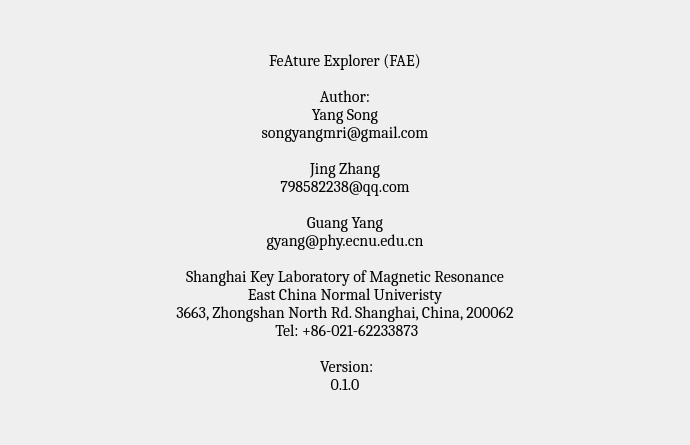
<?xml version="1.0" encoding="UTF-8"?>
<ui version="4.0">
 <class>Form</class>
 <widget class="QWidget" name="Form">
  <property name="geometry">
   <rect>
    <x>0</x>
    <y>0</y>
    <width>690</width>
    <height>445</height>
   </rect>
  </property>
  <property name="windowTitle">
   <string>Form</string>
  </property>
  <layout class="QGridLayout" name="gridLayout">
   <item row="0" column="0">
    <widget class="QLabel" name="label">
     <property name="font">
      <font>
       <family>Cambria</family>
       <pointsize>12</pointsize>
       <weight>50</weight>
       <bold>false</bold>
      </font>
     </property>
     <property name="text">
      <string>FeAture Explorer (FAE)

Author:
Yang Song
songyangmri@gmail.com

Jing Zhang
798582238@qq.com

Guang Yang
gyang@phy.ecnu.edu.cn

Shanghai Key Laboratory of Magnetic Resonance
East China Normal Univeristy
3663, Zhongshan North Rd. Shanghai, China, 200062
 Tel: +86-021-62233873

 Version:
0.1.0</string>
     </property>
     <property name="scaledContents">
      <bool>false</bool>
     </property>
     <property name="alignment">
      <set>Qt::AlignCenter</set>
     </property>
     <property name="margin">
      <number>0</number>
     </property>
    </widget>
   </item>
  </layout>
 </widget>
 <resources/>
 <connections/>
</ui>
